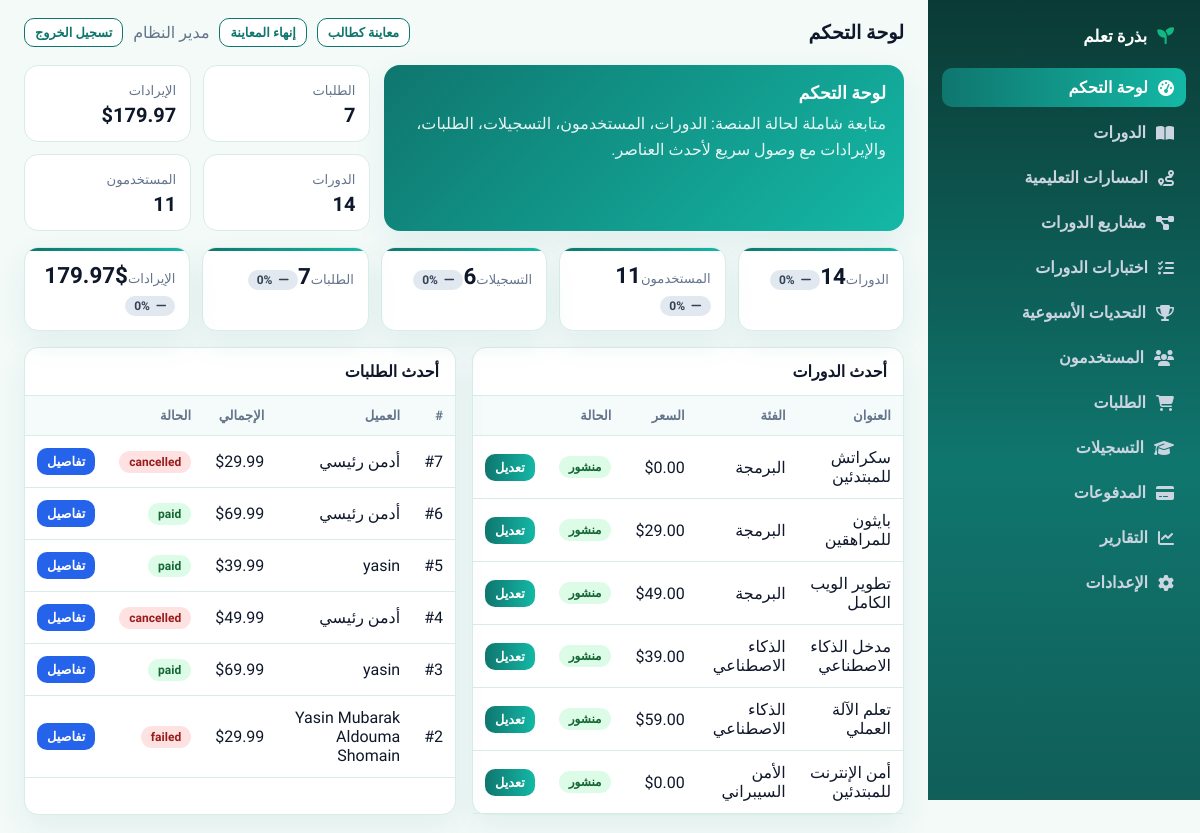
/admin/index.php (signed in), run on the app's committed database.
### tables this page shows
CREATE TABLE `courses` (
  `id` int(11) NOT NULL,
  `category_id` int(11) DEFAULT NULL,
  `track_id` int(11) DEFAULT NULL,
  `title_ar` varchar(255) NOT NULL,
  `title_en` varchar(255) NOT NULL,
  `description_ar` text DEFAULT NULL,
  `description_en` text DEFAULT NULL,
  `thumbnail` varchar(500) DEFAULT NULL,
  `instructor_id` int(11) DEFAULT NULL,
  `level` enum('beginner','intermediate','advanced') DEFAULT 'beginner',
  `age_group` enum('8-12','13-15','16-18') DEFAULT NULL,
  `price` decimal(10,2) DEFAULT 0.00,
  `is_free` tinyint(1) NOT NULL DEFAULT 0,
  `course_discount_type` enum('none','percent','fixed') NOT NULL DEFAULT 'none',
  `course_discount_value` decimal(10,2) NOT NULL DEFAULT 0.00,
  `is_published` tinyint(1) DEFAULT 0,
  `created_at` timestamp NOT NULL DEFAULT current_timestamp()
);

CREATE TABLE `orders` (
  `id` int(11) NOT NULL,
  `user_id` int(11) NOT NULL,
  `subtotal` decimal(10,2) NOT NULL DEFAULT 0.00,
  `discount` decimal(10,2) NOT NULL DEFAULT 0.00,
  `total` decimal(10,2) NOT NULL DEFAULT 0.00,
  `status` enum('pending','paid','failed','cancelled','refunded') DEFAULT 'pending',
  `coupon_id` int(11) DEFAULT NULL,
  `created_at` timestamp NOT NULL DEFAULT current_timestamp()
);

CREATE TABLE `users` (
  `id` int(11) NOT NULL,
  `full_name` varchar(120) NOT NULL,
  `email` varchar(150) NOT NULL,
  `password_hash` varchar(255) NOT NULL,
  `role` enum('student','instructor','admin') NOT NULL DEFAULT 'student',
  `language_pref` enum('ar','en') DEFAULT 'ar',
  `is_active` tinyint(1) DEFAULT 1,
  `created_at` timestamp NOT NULL DEFAULT current_timestamp(),
  `birth_year` int(11) DEFAULT NULL,
  `birth_month` int(11) DEFAULT NULL,
  `phone_country_code` varchar(16) DEFAULT NULL,
  `phone_number` varchar(64) DEFAULT NULL,
  `whatsapp` varchar(64) DEFAULT NULL,
  `city` varchar(120) DEFAULT NULL,
  `state` varchar(120) DEFAULT NULL,
  `parent_phone` varchar(64) DEFAULT NULL,
  `parent_name` varchar(120) DEFAULT NULL,
  `email_verified` tinyint(1) NOT NULL DEFAULT 0,
  `verification_code` varchar(32) DEFAULT NULL,
  `temp_password` varchar(255) DEFAULT NULL
);

### config/config.php (called while the page is built, shortened)
<?php
function e($value) {
    return htmlspecialchars((string)$value, ENT_QUOTES, 'UTF-8');
}

### admin/index.php (the view, shortened to what this page needs)
<?php
require_once __DIR__ . '/_layout.php';
$conn = db();
function month_range_bounds(int $offsetMonths = 0): array {
  $base = new DateTime('first day of this month 00:00:00');
  if ($offsetMonths !== 0) {
    $base->modify(($offsetMonths > 0 ? '+' : '') . $offsetMonths . ' month');
  }
  $start = $base->format('Y-m-d H:i:s');
  $endObj = clone $base;
  $endObj->modify('+1 month');
  $end = $endObj->format('Y-m-d H:i:s');
  return [$start, $end];
}
function month_metric_sum(mysqli $conn, string $table, string $dateCol, string $sumExpr = 'COUNT(*)', string $where = '1=1'): float {
  [$start, $end] = month_range_bounds(0);
  $st = $conn->prepare("SELECT COALESCE($sumExpr,0) AS v FROM {$table} WHERE {$where} AND {$dateCol} >= ? AND {$dateCol} < ?");
  $st->bind_param('ss', $start, $end);
  $st->execute();
  $row = $st->get_result()->fetch_assoc();
  return (float)($row['v'] ?? 0);
}
function prev_month_metric_sum(mysqli $conn, string $table, string $dateCol, string $sumExpr = 'COUNT(*)', string $where = '1=1'): float {
  [$start, $end] = month_range_bounds(-1);
  $st = $conn->prepare("SELECT COALESCE($sumExpr,0) AS v FROM {$table} WHERE {$where} AND {$dateCol} >= ? AND {$dateCol} < ?");
  $st->bind_param('ss', $start, $end);
  $st->execute();
  $row = $st->get_result()->fetch_assoc();
  return (float)($row['v'] ?? 0);
}
function build_trend(float $current, float $previous): array {
  $delta = $current - $previous;
  if ($previous <= 0.00001) {
    return ['dir' => 'flat', 'pct' => 0.0, 'delta' => 0.0];
  }
  $pct = ($delta / $previous) * 100.0;
  $dir = 'flat';
  return ['dir' => $dir, 'pct' => round(abs($pct), 1), 'delta' => round($delta, 2)];
}
function render_trend_chip(array $t): string {
  return '<span class="trend-chip trend-flat"><i class="fa-solid fa-minus"></i> 0%</span>';
}
$stats = [];
$stats['courses'] = (int)$conn->query("SELECT COUNT(*) c FROM courses")->fetch_assoc()['c'];
$stats['users'] = (int)$conn->query("SELECT COUNT(*) c FROM users WHERE role != 'admin'")->fetch_assoc()['c'];
$stats['enrollments'] = (int)$conn->query("SELECT COUNT(*) c FROM enrollments")->fetch_assoc()['c'];
$stats['orders'] = (int)$conn->query("SELECT COUNT(*) c FROM orders")->fetch_assoc()['c'];
$stats['revenue'] = (float)$conn->query("SELECT COALESCE(SUM(total), 0) c FROM orders WHERE status = 'paid'")->fetch_assoc()['c'];
$trends = [];
$trends['courses'] = build_trend(
  month_metric_sum($conn, 'courses', 'created_at'),
  prev_month_metric_sum($conn, 'courses', 'created_at')
);
$trends['users'] = build_trend(
  month_metric_sum($conn, 'users', 'created_at', 'COUNT(*)', "role != 'admin'"),
  prev_month_metric_sum($conn, 'users', 'created_at', 'COUNT(*)', "role != 'admin'")
);
$enrollDateCol = null;
$chkEnroll = $conn->query("SHOW COLUMNS FROM enrollments LIKE 'enrolled_at'");
if ($chkEnroll && $chkEnroll->num_rows > 0) {
  $enrollDateCol = 'enrolled_at';
} else {
  $chk2 = $conn->query("SHOW COLUMNS FROM enrollments LIKE 'created_at'");
  if ($chk2 && $chk2->num_rows > 0) {
    $enrollDateCol = 'created_at';
  }
}
if ($enrollDateCol !== null) {
  $trends['enrollments'] = build_trend(
    month_metric_sum($conn, 'enrollments', $enrollDateCol),
    prev_month_metric_sum($conn, 'enrollments', $enrollDateCol)
  );
} else {
  $trends['enrollments'] = ['dir' => 'flat', 'pct' => 0.0, 'delta' => 0.0];
}
$trends['orders'] = build_trend(
  month_metric_sum($conn, 'orders', 'created_at'),
  prev_month_metric_sum($conn, 'orders', 'created_at')
);
$trends['revenue'] = build_trend(
  month_metric_sum($conn, 'orders', 'created_at', 'SUM(total)', "status = 'paid'"),
  prev_month_metric_sum($conn, 'orders', 'created_at', 'SUM(total)', "status = 'paid'")
);
$courses = $conn->query("SELECT c.id, c.title_ar, c.level, c.price, c.is_published, c.created_at, COALESCE(cat.name_ar, 'بدون فئة') AS category_ar
  FROM courses c LEFT JOIN categories cat ON cat.id = c.category_id ORDER BY c.created_at DESC LIMIT 6")->fetch_all(MYSQLI_ASSOC);
$recentOrders = $conn->query("SELECT o.id, o.total, o.status, o.created_at, u.full_name
  FROM orders o JOIN users u ON u.id = o.user_id ORDER BY o.created_at DESC LIMIT 6")->fetch_all(MYSQLI_ASSOC);
?>
<section class="dashboard-hero">
  <div class="hero-card">
    <h2>لوحة التحكم</h2>
    <p>متابعة شاملة لحالة المنصة: الدورات، المستخدمون، التسجيلات، الطلبات، والإيرادات مع وصول سريع لأحدث العناصر.</p>
  </div>
  <div class="hero-metrics">
    <div class="metric-pill"><span class="label">الطلبات</span><span class="value"><?= number_format($stats['orders']) ?></span></div>
    <div class="metric-pill"><span class="label">الإيرادات</span><span class="value">$<?= number_format($stats['revenue'],2) ?></span></div>
    <div class="metric-pill"><span class="label">الدورات</span><span class="value"><?= number_format($stats['courses']) ?></span></div>
    <div class="metric-pill"><span class="label">المستخدمون</span><span class="value"><?= number_format($stats['users']) ?></span></div>
  </div>
</section>
<section class="dashboard-kpis">
  <a class="kpi-card" href="courses.php"><span class="kpi-title">الدورات</span><strong class="kpi-value"><?= number_format($stats['courses']) ?></strong><?= render_trend_chip($trends['courses']) ?></a>
  <a class="kpi-card" href="users.php"><span class="kpi-title">المستخدمون</span><strong class="kpi-value"><?= number_format($stats['users']) ?></strong><?= render_trend_chip($trends['users']) ?></a>
  <a class="kpi-card" href="enrollments.php"><span class="kpi-title">التسجيلات</span><strong class="kpi-value"><?= number_format($stats['enrollments']) ?></strong><?= render_trend_chip($trends['enrollments']) ?></a>
  <a class="kpi-card" href="orders.php"><span class="kpi-title">الطلبات</span><strong class="kpi-value"><?= number_format($stats['orders']) ?></strong><?= render_trend_chip($trends['orders']) ?></a>
  <a class="kpi-card" href="payments.php"><span class="kpi-title">الإيرادات</span><strong class="kpi-value">$<?= number_format($stats['revenue'],2) ?></strong><?= render_trend_chip($trends['revenue']) ?></a>
</section>
<section class="grid-2">
  <div class="table-container">
    <div class="table-header"><strong>أحدث الدورات</strong></div>
    <div class="table-responsive">
      <table class="admin-table">
        <thead><tr><th>العنوان</th><th>الفئة</th><th>السعر</th><th>الحالة</th><th></th></tr></thead>
        <tbody>
          <?php foreach ($courses as $course): ?>
            <tr>
              <td><?= e($course['title_ar']) ?></td>
              <td><?= e($course['category_ar']) ?></td>
              <td>$<?= number_format((float)$course['price'],2) ?></td>
              <td><span class="status <?= (int)$course['is_published'] ? 'published' : 'draft' ?>"><?= (int)$course['is_published'] ? 'منشور' : 'مسودة' ?></span></td>
              <td><a class="btn btn-sm btn-primary" href="course-edit.php?id=<?= (int)$course['id'] ?>">تعديل</a></td>
            </tr>
          <?php endforeach; ?>
        </tbody>
      </table>
    </div>
  </div>
  <div class="table-container">
    <div class="table-header"><strong>أحدث الطلبات</strong></div>
    <div class="table-responsive">
      <table class="admin-table">
        <thead><tr><th>#</th><th>العميل</th><th>الإجمالي</th><th>الحالة</th><th></th></tr></thead>
        <tbody>
          <?php foreach ($recentOrders as $order): ?>
            <tr>
              <td>#<?= (int)$order['id'] ?></td>
              <td><?= e($order['full_name']) ?></td>
              <td>$<?= number_format((float)$order['total'],2) ?></td>
              <td><span class="status <?= e($order['status']) ?>"><?= e($order['status']) ?></span></td>
              <td><a class="btn btn-sm btn-info" href="order-details.php?id=<?= (int)$order['id'] ?>">تفاصيل</a></td>
            </tr>
          <?php endforeach; ?>
        </tbody>
      </table>
    </div>
  </div>
</section>

### data on the page
courses: title_ar "سكراتش للمبتدئين", category_ar "البرمجة", price "0.00", is_published "منشور"
courses: title_ar "بايثون للمراهقين", category_ar "البرمجة", price "29.00", is_published "منشور"
courses: title_ar "تطوير الويب الكامل", category_ar "البرمجة", price "49.00", is_published "منشور"
courses: title_ar "مدخل الذكاء الاصطناعي", category_ar "الذكاء الاصطناعي", price "39.00", is_published "منشور"
courses: title_ar "تعلم الآلة العملي", category_ar "الذكاء الاصطناعي", price "59.00", is_published "منشور"
courses: title_ar "أمن الإنترنت للمبتدئين", category_ar "الأمن السيبراني", price "0.00", is_published "منشور"
orders: id "7", user.full_name "أدمن رئيسي", total "29.99", status "cancelled"
orders: id "6", user.full_name "أدمن رئيسي", total "69.99", status "paid"
orders: id "5", user.full_name "yasin", total "39.99", status "paid"
orders: id "4", user.full_name "أدمن رئيسي", total "49.99", status "cancelled"
orders: id "3", user.full_name "yasin", total "69.99", status "paid"
orders: id "2", user.full_name "Yasin Mubarak Aldouma Shomain", total "29.99", status "failed"

### other printed values
APP_NAME_AR "بذرة تعلم"
$item['label'] "لوحة التحكم"
$item['label'] "الدورات"
$item['label'] "المسارات التعليمية"
$item['label'] "مشاريع الدورات"
$item['label'] "اختبارات الدورات"
$item['label'] "التحديات الأسبوعية"
$item['label'] "المستخدمون"
$item['label'] "الطلبات"
$item['label'] "التسجيلات"
$item['label'] "المدفوعات"
$item['label'] "التقارير"
$item['label'] "الإعدادات"
$title "لوحة التحكم"
$user['full_name'] "مدير النظام"
